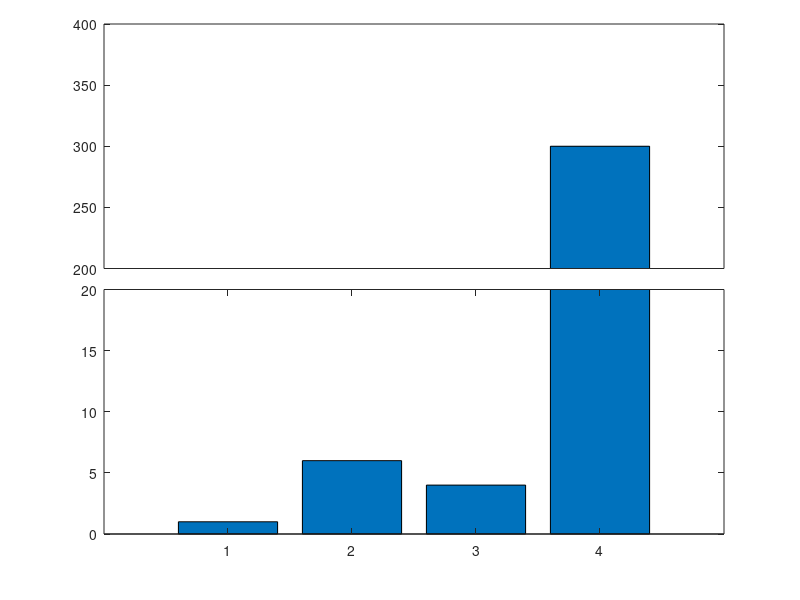

MATLAB code to generate this figure:
a=[1 6 4 300];
x = ['PRECOPY', 'POSTCOPY', 'HYBRID', 'PRO-HYBRID'];

ylim1=[0 20];
%ylim2=[100 300];
ylim2=[200 400];
xlim=[0 length(a)+1];

figure;

% retrieve your default axis pos
clf;
p0=get(gca,'position')
delete(gcf);

% create axis1
%a1=axes('position',[p0(1) p0(2) p0(3)/2-.025 p0(4)]);
a1=axes('position',[p0(1) p0(2) p0(3) p0(4)/2]);
%barh(a);
bar(a);
set(a1,'ylim',ylim1);
%set(a2,'xlim',xlim,'ylim',ylim2);
%set(a2,'xtick',[]);
%box off;

% create axis2
%a2=axes('position',[p0(1)+p0(3)/2+.025 p0(2) p0(3)/2-.025 p0(4)]);
a2=axes('position',[p0(1) p0(4)/2+.145 p0(3) p0(4)/2])
%a2=axes('position',[p0(1) p0(2) p0(3) p0(4)/2]);
%barh(a);
bar(a);

%set(a2,'ylim',ylim1);
set(a2,'ylim',ylim2);
%ylim(ylim2);
%set(a2,'xlim',xlim,'ylim',ylim2);
set(a2,'xtick',[]);
%set(a2,'xcolor',get(a2,'color'));
%box off

%%%%%%%%%%%%%%%% plotting %%%%%%%%%%%%%%%%%%%%%
output = "break_axis";

%figure;
saveas(1, strcat(output, ".png"));

%box off
